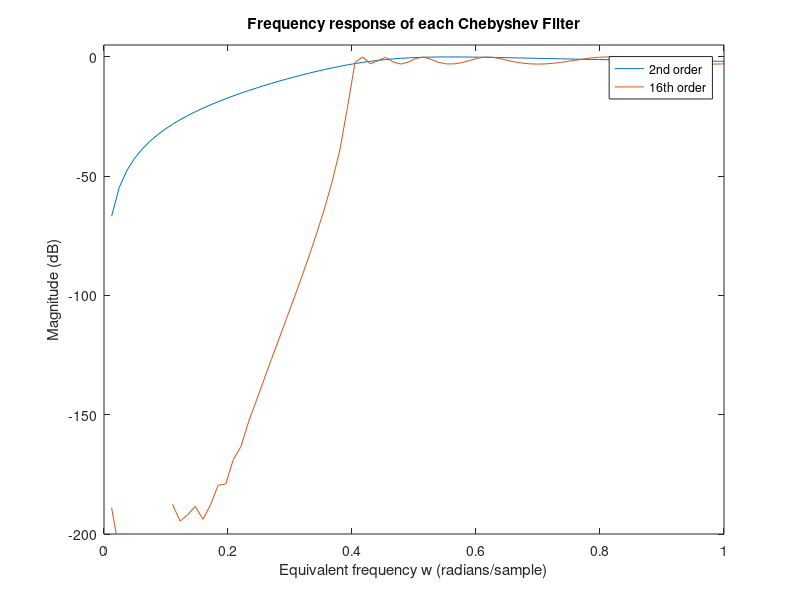

Reproduce this figure in MATLAB.
%THL_302_PROJECT3_B
%PRINITIS POLYDOROS 2018030098
%LEONTIS PANAGIOTIS 2018030099
%MANTELOS VASILEIOS 2018030128

clear all;
close all;
%Specifications
Ts=0.2;
Fs=1/Ts;
wc=2;
Fcut=wc/(2*pi);
Fnyquist=Fs/2;
Fcheby=Fcut/Fnyquist;

grade=[2 16];
%Create two Chebyshev highpass filters with order 2, 16
[num1,den1]=cheby1(grade(1),3,Fcheby,'high');
[H1,w1]=freqz(num1,den1,256);

[num2,den2]=cheby1(grade(2),3,Fcheby,'high');
[H2,w2]=freqz(num2,den2,256);
%Calculate amplitude of each frequency response
H1_cheby_db=20*log10(abs(H1));
H2_cheby_db=20*log10(abs(H2));
%Show amplitudes on same plot
figure()
plot(w1,H1_cheby_db,w1,H2_cheby_db);
axis([0 1 -200 5]);
title('Frequency response of each Chebyshev Filter');
xlabel('Equivalent frequency w (radians/sample)');
ylabel('Magnitude (dB)');
legend('2nd order','16th order');
